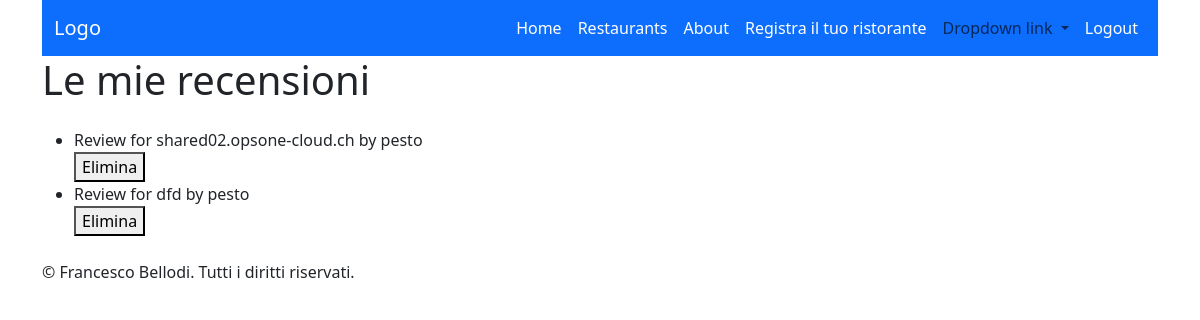
Page /user/reviews/ (signed in) on the earlier database version.
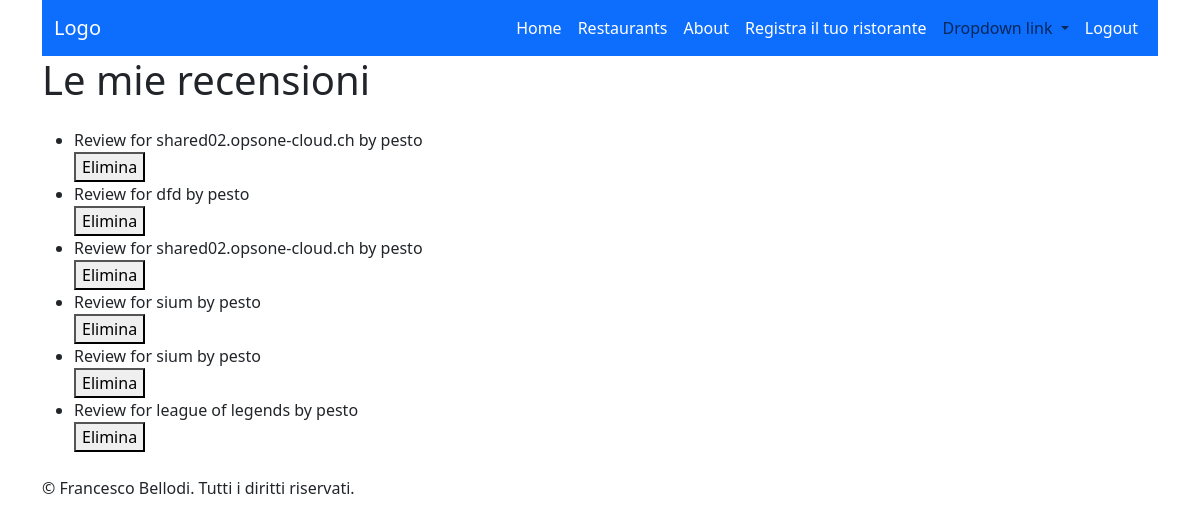
Same page on the later database version.
### reviewsApp/models.py (models this page shows)
class Review(models.Model):
    restaurant = models.ForeignKey('restaurantsApp.Restaurant', on_delete=models.CASCADE)
    username = models.ForeignKey(settings.AUTH_USER_MODEL, on_delete=models.CASCADE)
    comment_title = models.CharField(max_length=255)
    comment = models.TextField()
    rating = models.PositiveIntegerField(validators=[MinValueValidator(1), MaxValueValidator(5)])
    review_date = models.DateTimeField(auto_now_add=True)
    def __str__(self):
        return f"Review for {self.restaurant} by {self.username}"

### restaurantsApp/models.py (models this page shows, shortened)
class Restaurant(models.Model):
    restaurantID = models.IntegerField(primary_key=True)
    owner = models.ForeignKey(settings.AUTH_USER_MODEL, on_delete=models.CASCADE)
    name = models.CharField(max_length=100)
    address = models.CharField(max_length=200)
    phone_number = PhoneNumberField()
    cuisine_type = models.CharField(max_length=200)
    meal_type = models.CharField(max_length=200)
    max_booking = models.IntegerField(default=100)
    average_rating = models.FloatField(default=0, null=True)
    def __str__(self):
        return self.name

### reviewsApp/views.py (the view)
# urls.py: path('reviews/', UserReviewsListView.as_view(), name='user_reviews'),
class UserReviewsListView(LoginRequiredMixin, ListView):
    model = Review
    template_name = 'user-object-list.html'
    context_object_name = 'objects'
    def get_context_data(self, **kwargs):
        context = super().get_context_data(**kwargs)
        context["obj_delete"] = 'review_delete'
        context["title_page"] = 'Le mie recensioni'
        context["obj_name"] = 'Recensioni'
        return context
    def get_queryset(self):
        user = self.request.user
        return Review.objects.filter(username=user)

### mixins/user_mixins.py (called while the page is built)
    def test_func(self):
        return self.request.user.is_authenticated

### templates/user-object-list.html (shortened to what this page needs)
{% extends "base.html" %}
{% block header %}{{ title_page }}{% endblock%}
{% block content %}
  <ul>
  {% for obj in objects %}
    <li>
      {{ obj }}
      <form action="{% url obj_delete obj.pk %}" method="post">
        <button type="submit" onclick="return confirm('Sicuro di voler eliminare?')">Elimina</button>
      </form>
    </li>
  {% empty %}
    <p>{{ obj_name }} non presenti</p>
  {% endfor %}
  </ul>
{% endblock %}

### templates/base.html (shortened to what this page needs)
{% load bootstrap5 %}
<!DOCTYPE html>
<html lang="en">
<head>
  {% bootstrap_css %}
</head>
<!DOCTYPE html>
<html lang="en">
<head>
</head>
<body>
  <div class="container">
    <header class="mb-4">
      {% include 'navbar.html' %}
      <h1>{% block header %}{% endblock %}</h1>
    </header>
    <main>
      {% block content %}{% endblock %}
    </main>
    <footer class="mt-4">
      <p>&copy; {{ year }} Francesco Bellodi. Tutti i diritti riservati.</p>
    </footer>
  </div>
</body>
</html>
</html>

### templates/navbar.html (shortened to what this page needs)
<nav class="navbar navbar-expand-lg navbar-light bg-primary">
  <div class="container">
    <a class="navbar-brand text-white" href="/">Logo</a>
    <div class="collapse navbar-collapse" id="navbarNav">
      <ul class="navbar-nav ms-auto">
        <li class="nav-item">
          <a class="nav-link text-white" href="/">Home</a>
        </li>
        <li class="nav-item">
          <a class="nav-link text-white" href="/restaurants/">Restaurants</a>
        </li>
        <li class="nav-item">
          <a class="nav-link text-white" href="/about/">About</a>
        </li>
        {% if not user.is_authenticated %}
          <li class="nav-item">
            <a class="nav-link text-white" href="/accounts/signup/">Register</a>
          </li>
          <li class="nav-item">
            <a class="nav-link text-white" href="{% url 'login' %}">Login</a>
          </li>
        {% else %}
          <li class="nav-item">
            <a class="nav-link text-white" href="{% url 'restaurant_create' %}">Registra il tuo ristorante</a>
          </li>
          <li class="nav-item dropdown">
          <a class="nav-link dropdown-toggle" href="#" id="navbarDropdownMenuLink" role="button" data-bs-toggle="dropdown" aria-expanded="false">
            Dropdown link
          </a>
          <li class="nav-item">
            <a class="nav-link text-white" href="{% url 'logout' %}">Logout</a>
          </li>
        {% endif %}
      </ul>
    </div>
  </div>
</nav>

Differences in the rows shown:
added Review: restaurant+username "Review for shared02.opsone-cloud.ch by pesto"
added Review: restaurant+username "Review for sium by pesto"
added Review: restaurant+username "Review for sium by pesto"
added Review: restaurant+username "Review for league of legends by pesto"
